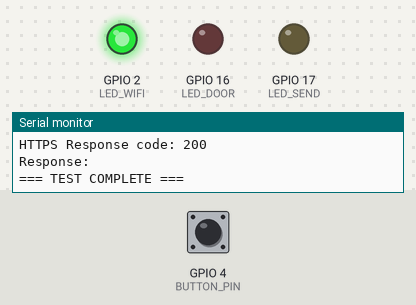
A program run on a simulated ESP32. On the bench: output pins drawn as LEDs (lit = HIGH), the last lines printed to the serial monitor. Dashed ring = blinking. The inputs (shaded band) are chosen by the test bench; at power-on: GPIO 4 (BUTTON_PIN) HIGH. WiFi joins after 1.5 s; servers stay silent unless stated; uploads are accepted with an empty reply.

Above: at 5.8 s.
5.9 s: GPIO 4 (BUTTON_PIN) pulled LOW for 0.15 s
At 6.06 s:
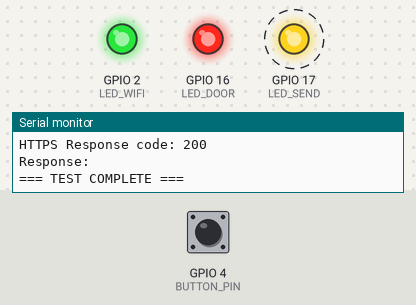
At 6.41 s:
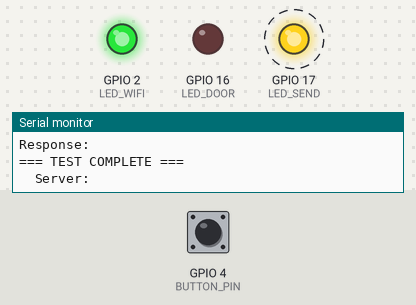
8.0 s: GPIO 4 (BUTTON_PIN) pulled LOW for 3.2 s
At 9.2 s:
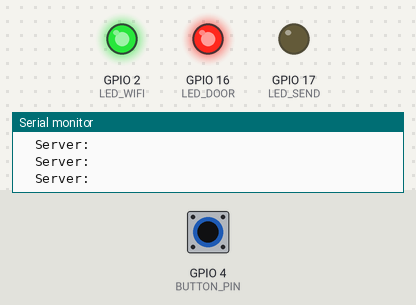
Timing chart, 0 to 13.0 s (numbered marks = the images above; inputs shaded):
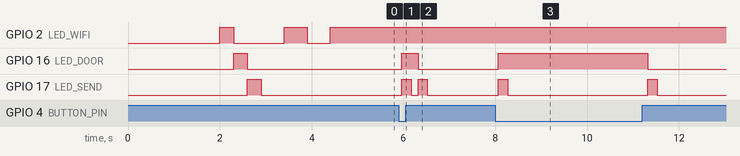

The program:

main.cpp
```cpp
#include <Arduino.h>
#include <WiFi.h>
#include <HTTPClient.h>
#include <ArduinoJson.h>
#include <WiFiClientSecure.h>

const char* WIFI_SSID = "Wokwi-GUEST";
const char* WIFI_PASSWORD = "";
const char* SERVER_URL = "https://warehouseproject.runasp.net";

const String DEVICE_ID = "WH-TEST-001";
const String SECRET_KEY = "test-secret-123";

#define BUTTON_PIN 4
#define LED_WIFI 2
#define LED_DOOR 16
#define LED_SEND 17

bool doorOpen = false;
bool lastButtonState = HIGH;
bool wifiConnected = false;
unsigned long lastTelemetryTime = 0;
unsigned long lastHeartbeatTime = 0;

void testLEDs();
void connectToWiFi();
void checkWiFiConnection();
void checkDoorButton();
void testServerConnection();
void sendHeartbeat();
void sendDoorEvent(bool isOpen);
void sendTelemetry();

void setup() {
  Serial.begin(115200);
  delay(2000);
  pinMode(LED_WIFI, OUTPUT);
  pinMode(LED_DOOR, OUTPUT);
  pinMode(LED_SEND, OUTPUT);
  pinMode(BUTTON_PIN, INPUT_PULLUP);
  digitalWrite(LED_WIFI, LOW);
  digitalWrite(LED_DOOR, LOW);
  digitalWrite(LED_SEND, LOW);
  testLEDs();
  connectToWiFi();
}

void loop() {
  unsigned long currentTime = millis();
  checkWiFiConnection();
  if (currentTime - lastHeartbeatTime > 60000) {
    sendHeartbeat();
    lastHeartbeatTime = currentTime;
  }
  checkDoorButton();
  if (currentTime - lastTelemetryTime > 30000) {
    sendTelemetry();
    lastTelemetryTime = currentTime;
  }
  delay(100);
}

void testLEDs() {
  digitalWrite(LED_WIFI, HIGH); delay(300); digitalWrite(LED_WIFI, LOW);
  digitalWrite(LED_DOOR, HIGH); delay(300); digitalWrite(LED_DOOR, LOW);
  digitalWrite(LED_SEND, HIGH); delay(300); digitalWrite(LED_SEND, LOW);
}

void connectToWiFi() {
  Serial.println(WIFI_SSID);
  WiFi.begin(WIFI_SSID, WIFI_PASSWORD);
  int attempts = 0;
  while (WiFi.status() != WL_CONNECTED && attempts < 30) {
    delay(500);
    Serial.print(".");
    digitalWrite(LED_WIFI, !digitalRead(LED_WIFI));
    attempts++;
  }
  if (WiFi.status() == WL_CONNECTED) {
    wifiConnected = true;
    digitalWrite(LED_WIFI, HIGH);
    Serial.println(WiFi.localIP().toString());
    testServerConnection();
  } else {
    digitalWrite(LED_WIFI, LOW);
  }
}

void checkWiFiConnection() {
  if (WiFi.status() != WL_CONNECTED) {
    if (wifiConnected) {
      wifiConnected = false;
      digitalWrite(LED_WIFI, LOW);
    }
    static unsigned long lastReconnectAttempt = 0;
    if (millis() - lastReconnectAttempt > 10000) {
      WiFi.reconnect();
      lastReconnectAttempt = millis();
    }
  } else if (!wifiConnected) {
    wifiConnected = true;
    digitalWrite(LED_WIFI, HIGH);
  }
}

void checkDoorButton() {
  bool buttonState = digitalRead(BUTTON_PIN);
  if (buttonState != lastButtonState) {
    delay(50);
    if (digitalRead(BUTTON_PIN) == buttonState) {
      doorOpen = (buttonState == LOW);
      digitalWrite(LED_DOOR, doorOpen ? HIGH : LOW);
      sendDoorEvent(doorOpen);
      lastButtonState = buttonState;
    }
  }
}

void testServerConnection() {
  if (!wifiConnected) return;

  Serial.println("=== TESTING HTTPS CONNECTION ===");

  WiFiClientSecure client;
  client.setInsecure();

  HTTPClient http;
  String url = String(SERVER_URL) + "/api/iot/heartbeat";

  Serial.print("Connecting to: ");
  Serial.println(url);

  http.begin(client, url);

  http.addHeader("Content-Type", "application/json");
  http.addHeader("User-Agent", "ESP32-Wokwi");

  StaticJsonDocument<128> doc;
  doc["deviceId"] = DEVICE_ID;
  doc["secretKey"] = SECRET_KEY;
  String payload;
  serializeJson(doc, payload);

  Serial.print("Sending: ");
  Serial.println(payload);

  int httpCode = http.POST(payload);

  Serial.print("HTTPS Response code: ");
  Serial.println(httpCode);

  if (httpCode > 0) {
    String response = http.getString();
    Serial.print("Response: ");
    Serial.println(response);
  } else {
    Serial.print("HTTPS Error: ");
    Serial.println(http.errorToString(httpCode));
  }

  http.end();
  Serial.println("=== TEST COMPLETE ===");
}

void sendHeartbeat() {
  if (!wifiConnected) return;
  HTTPClient http;
  String url = String(SERVER_URL) + "/api/iot/heartbeat";
  http.begin(url);
  http.addHeader("Content-Type", "application/json");

  StaticJsonDocument<128> doc;
  doc["deviceId"] = DEVICE_ID;
  doc["secretKey"] = SECRET_KEY;
  String payload;
  serializeJson(doc, payload);

  int httpCode = http.POST(payload);
  if (httpCode == 200) {
    Serial.println("Heartbeat sent successfully");
  } else {
    Serial.println("Heartbeat failed: " + String(httpCode));
  }
  http.end();
}

void sendDoorEvent(bool isOpen) {
  if (!wifiConnected) return;
  HTTPClient http;
  String url = String(SERVER_URL) + "/api/iot/telemetry";
  http.begin(url);
  http.addHeader("Content-Type", "application/json");
  StaticJsonDocument<256> doc;
  doc["deviceId"] = DEVICE_ID;
  doc["secretKey"] = SECRET_KEY;
  doc["isDoorOpen"] = isOpen;
  doc["eventType"] = "door";
  String payload;
  serializeJson(doc, payload);
  digitalWrite(LED_SEND, HIGH);
  int httpCode = http.POST(payload);
  digitalWrite(LED_SEND, LOW);
  if (httpCode > 0) {
    Serial.println("  Server: " + http.getString());
  } else {
    Serial.println("Error sending door event");
  }
  http.end();
}

void sendTelemetry() {
  if (!wifiConnected) return;
  HTTPClient http;
  String url = String(SERVER_URL) + "/api/iot/telemetry";
  http.begin(url);
  http.addHeader("Content-Type", "application/json");
  StaticJsonDocument<256> doc;
  doc["deviceId"] = DEVICE_ID;
  doc["secretKey"] = SECRET_KEY;
  doc["temperature"] = 38.5;
  doc["humidity"] = 38.5;
  doc["isDoorOpen"] = doorOpen;
  doc["isPowerOn"] = true;
  doc["eventType"] = "temperature_humidity";
  String payload;
  serializeJson(doc, payload);
  Serial.println(payload);
  digitalWrite(LED_SEND, HIGH);
  int httpCode = http.POST(payload);
  digitalWrite(LED_SEND, LOW);
  Serial.println(httpCode);
  if (httpCode > 0) {
    String response = http.getString();
    if (httpCode == 200) {
      Serial.println("Telemetry saved successfully!");
    } else if (httpCode == 401) {
      Serial.println("Unauthorized - check device credentials");
    } else if (httpCode == 400) {
      Serial.println("Bad request - check data format");
    }
  } else {
    Serial.println("Error: " + http.errorToString(httpCode));
  }
  http.end();
}
```

Measured:
- after the input at 5.9 s, GPIO 16 (LED_DOOR): LOW → HIGH after 0.07 s, → LOW 0.35 s later; GPIO 17 (LED_SEND): alternates HIGH for 0.20 s and LOW for 0.15 s, 4 changes in all, then stays LOW, starting after 0.07 s
- after the input at 8.0 s, GPIO 16 (LED_DOOR): LOW → HIGH after 0.07 s, → LOW 3.3 s later; GPIO 17 (LED_SEND): alternates HIGH for 0.20 s and LOW for 3.1 s, 4 changes in all, then stays LOW, starting after 0.07 s
